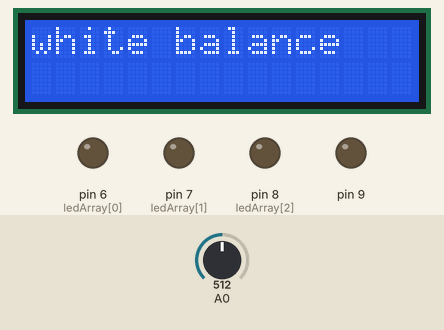
The sketch below on a simulated Arduino Uno, built with avr-gcc and run on an emulated ATmega328P. Parts: 16×2 character LCD, output pins drawn as LEDs (lit = HIGH). Inputs (shaded band) come from the test bench; at power-on: A0 = 512. What the sketch prints to the serial monitor is not drawn.

Above: at 0.5 s.
At 5.9 s:
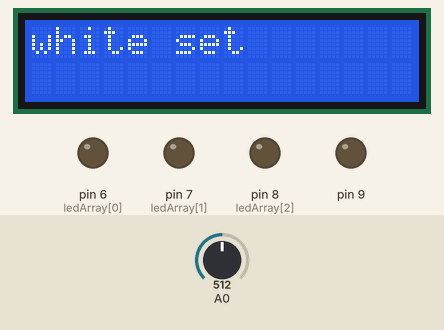
At 10.4 s:
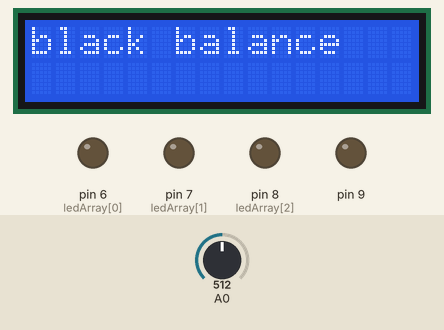
At 16.2 s:
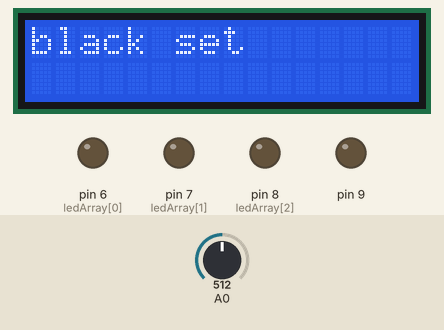
At 18.1 s:
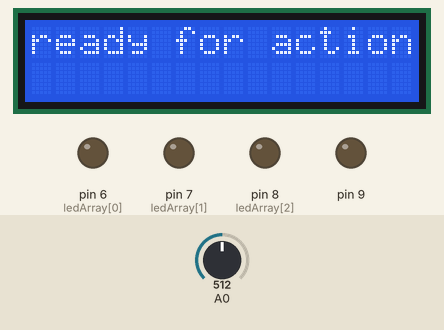
At 39.84 s:
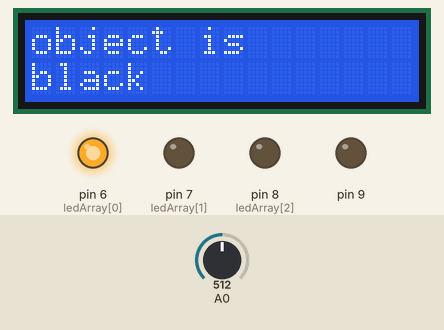
Timing chart, 0 to 40.0 s (numbered marks = the images above):
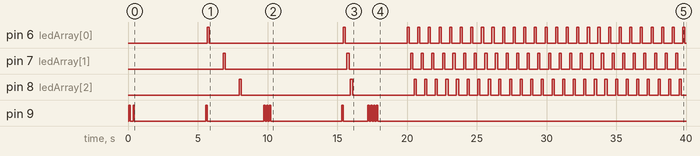

The sketch:

theWholeShebang.ino
```cpp
 //libraries
#include <LiquidCrystal.h>
#include "Timer.h"

Timer t;

// Define colour sensor LED pins
int ledArray[] = {
  6,7,8};
LiquidCrystal lcd(12,11,5,4,3,2);

// boolean to know if the balance has been set
boolean balanceSet = false;

//place holders for colour detected
int red = 0;
int green = 0;
int blue = 0;

//floats to hold colour arrays
float colourArray[] = {
  0,0,0};
float whiteArray[] = {
  0,0,0};
float blackArray[] = {
  0,0,0};


//place holder for average
int avgRead;

void setup(){

  t.every(1000, takeReading);

  //setup the outputs for the colour sensor
  pinMode(6,OUTPUT);//red
  pinMode(7,OUTPUT);//green
  pinMode(8,OUTPUT);//blue
  //pin 9 goes to the buzzer
  pinMode(9, OUTPUT);
  //begin serial communication
  Serial.begin(9600);
  //initialize LCD
  lcd.begin(16, 2);
  lcd.clear();
}

void loop(){

  checkBalance();
  checkColour();
  printColour();
  t.update();
}

void checkBalance(){
  //check if the balance has been set, if not, set it
  if(balanceSet == false){
    setBalance();
  }
}

void setBalance(){
  //set white balance
  //clicking
  digitalWrite(9,HIGH);
  delay (100);
  digitalWrite(9,LOW);
  delay (200);
  digitalWrite(9,HIGH);
  delay (100);
  digitalWrite(9,LOW);

  lcd.clear();
  lcd.print("white balance");

  delay (100);
  delay(5000);//delay for five seconds, this gives us time to get a white sample in front of our sensor
  //scan the white sample.
  digitalWrite(9,HIGH);
  delay (100);
  digitalWrite(9,LOW);
  //go through each light, get a reading, set the base reading for each colour red, green, and blue to the white array
  for(int i = 0;i<=2;i++){
    digitalWrite(ledArray[i],HIGH);
    delay(100);
    getReading(5); //number is the number of scans to take for average, this whole function is redundant, one reading works just as well.
    whiteArray[i] = avgRead;
    digitalWrite(ledArray[i],LOW);
    lcd.clear();
    lcd.print("white set");
    delay(1000);
  }
  //done scanning white, now it will pulse blue to tell you that it is time for the black (or grey) sample.
  //set black balance

  lcd.clear();
  lcd.print("switch");
  delay (600);
  digitalWrite(9,HIGH);
  delay (100);
  digitalWrite(9,LOW);
  delay (100);
  digitalWrite(9,HIGH);
  delay (100);
  digitalWrite(9,LOW);
  delay (100);
  digitalWrite(9,HIGH);
  delay (100);
  digitalWrite(9,LOW);
  delay (100);

  lcd.clear();
  lcd.print("black balance");
  delay(5000);//wait for five seconds so we can position our black sample
  digitalWrite(9,HIGH);
  delay (100);
  digitalWrite(9,LOW);
  //go ahead and scan, sets the colour values for red, green, and blue when exposed to black
  for(int i = 0;i<=2;i++){
    digitalWrite(ledArray[i],HIGH);
    delay(100);
    getReading(5);
    blackArray[i] = avgRead;
    //blackArray[i] = analogRead(2);
    digitalWrite(ledArray[i],LOW);
    lcd.clear();
    lcd.print("black set");
    delay(100);
  }
  //set boolean value so we know that balance is set
  balanceSet = true;
  //delay another 5 seconds to allow the human to catch up to what is going on

  delay(1000);
  digitalWrite(9,HIGH);
  delay (100);
  digitalWrite(9,LOW);
  delay (100);
  digitalWrite(9,HIGH);
  delay (100);
  digitalWrite(9,LOW);
  delay (100);
  digitalWrite(9,HIGH);
  delay (100);
  digitalWrite(9,LOW);
  delay (100);
  digitalWrite(9,HIGH);
  delay (100);
  digitalWrite(9,LOW);
  delay (100);
  lcd.clear();
  lcd.print("ready for action!");
  delay (2000);
  lcd.clear();
}

void checkColour(){
  for(int i = 0;i<=2;i++){
    digitalWrite(ledArray[i],HIGH);  //turn or the LED, red, green or blue depending which iteration
    delay(100);                      //delay to allow CdS to stabalize, they are slow
    getReading(5);                  //take a reading however many times
    colourArray[i] = avgRead;        //set the current colour in the array to the average reading
    float greyDiff = whiteArray[i] - blackArray[i];    //the highest possible return minus the lowest returns the area for values in between
    colourArray[i] = (colourArray[i] - blackArray[i])/(greyDiff)*255; //the reading returned minus the lowest value divided by the possible range multiplied by 255 will give us a value roughly between 0-255 representing the value for the current reflectivity(for the colour it is exposed to) of what is being scanned
    digitalWrite(ledArray[i],LOW);   //turn off the current LED
    delay(100);
  }
}
void getReading(int times){
  int reading;
  int tally=0;
  //take the reading however many times was requested and add them up
  for(int i = 0;i < times;i++){
    reading = analogRead(0);
    tally = reading + tally;
    delay(10);
  }
  //calculate the average and set it
  avgRead = (tally)/times;
}

//prints the colour in the colour array, in the next step, we will send this to processing to see how good the sensor works.
void printColour(){
  Serial.print("R = ");
  Serial.println(int(colourArray[0]));
  Serial.print("G = ");
  Serial.println(int(colourArray[1]));
  Serial.print("B = ");
  Serial.println(int(colourArray[2]));
  Serial.println(" ");
  //delay(2000);
}

void takeReading()
{
  int redVal = (colourArray[0]);
  int greenVal = (colourArray[1]);
  int blueVal = (colourArray[2]);


  int redRange = map(redVal,10, 272, 0, 100);
  int greenRange = map(greenVal,0, 312, 0, 100);
  int blueRange = map(blueVal,0, 270, 0, 100);

  lcd.clear();
  Serial.print("red range = ");
  Serial.println(redRange);
  Serial.print("green range = ");
  Serial.println(greenRange);
  Serial.print("blue range = ");
  Serial.println(blueRange);
  Serial.println(" ");

  //open
  if(redRange > 140 && greenRange > 140 && greenRange >140){
    Serial.println ("nothing");
    lcd.clear();
    lcd.print("no object");
    lcd.setCursor(0,1);
    lcd.print("detected");
  }
  //white
  if(redRange < 140 && greenRange < 140 && greenRange < 140
    &&redRange >= 75 && greenRange >= 75 && blueRange >= 75){
    lcd.clear();
    lcd.print("object is");
    lcd.setCursor(0,1);
    lcd.print("white");
  }
  //black
  if(redRange < 20 && greenRange < 20 && blueRange <20){
    lcd.clear();
    lcd.print("object is");
    lcd.setCursor(0,1);
    lcd.print("black");
  }

  //red
  if(redRange < 140 && greenRange < 140 && greenRange < 140
    &&redRange >= 50
    && greenRange < 50
    && blueRange < 50){
    lcd.clear();
    lcd.print("object is");
    lcd.setCursor(0,1);
    lcd.print("red");
  }
  //orange
  if(redRange < 140 && greenRange < 140 && greenRange < 140
    &&redRange >= 50
    && greenRange >= 50 && greenRange < 100
    && blueRange < 50){
    lcd.clear();
    lcd.print("object is");
    lcd.setCursor(0,1);
    lcd.print("orange");
  }
  //yellow
  if(redRange < 140 && greenRange < 140 && greenRange < 140
    &&redRange >= 75
    && greenRange >= 75
    && blueRange <50){
    lcd.clear();
    lcd.print("object is");
    lcd.setCursor(0,1);
    lcd.print("yellow");
  }
  //chartreuse
  if(redRange < 140 && greenRange < 140 && greenRange < 140
    &&redRange >= 75 && redRange <100
    && greenRange >= 75
    && blueRange <50){
    lcd.clear();
    lcd.print("object is");
    lcd.setCursor(0,1);
    lcd.print("chartreuse");
  }
  //green
  if(redRange < 140 && greenRange < 140 && greenRange < 140
    &&redRange < 50
    && greenRange >= 50
    && blueRange < 50){
    lcd.clear();
    lcd.print("object is");
    lcd.setCursor(0,1);
    lcd.print("green");
  }
  //aquamarine
  if(redRange < 140 && greenRange < 140 && greenRange < 140
    &&redRange < 50
    && greenRange >=50
    && blueRange >=50 && blueRange <100){
    lcd.clear();
    lcd.print("object is");
    lcd.setCursor(0,1);
    lcd.print("aquamarine");
  }
  //cyan
  if(redRange < 140 && greenRange < 140 && greenRange < 140
    &&redRange < 50
    && greenRange >= 50
    && blueRange >=50 ){
    lcd.clear();
    lcd.print("object is");
    lcd.setCursor(0,1);
    lcd.print("cyan");
  }
  //azure
  if(redRange < 140 && greenRange < 140 && greenRange < 140
    &&redRange < 50
    && greenRange >= 50 && greenRange < 100
    && blueRange >= 50){
    lcd.clear();
    lcd.print("object is");
    lcd.setCursor(0,1);
    lcd.print("azure");
  }
  //blue
  if(redRange < 140 && greenRange < 140 && greenRange < 140
    &&redRange < 50
    && greenRange < 50
    && blueRange >= 50){
    lcd.clear();
    lcd.print("object is");
    lcd.setCursor(0,1);
    lcd.print("blue");
  }
  //violet
  if(redRange < 140 && greenRange < 140 && greenRange < 140
    &&redRange >= 50 && redRange < 100
    && greenRange < 50
    && blueRange >= 50){
    lcd.clear();
    lcd.print("object is");
    lcd.setCursor(0,1);
    lcd.print("violet");
  }
  //magenta
  if(redRange < 140 && greenRange < 140 && greenRange < 140
    &&redRange >= 50
    && greenRange < 50
    && blueRange >= 50){
    lcd.clear();
    lcd.print("object is");
    lcd.setCursor(0,1);
    lcd.print("magenta");
  }
  //rose
  if(redRange < 140 && greenRange < 140 && greenRange < 140
    &&redRange >= 50
    && greenRange < 50
    && blueRange >=50 && blueRange >100){
    lcd.clear();
    lcd.print("object is");
    lcd.setCursor(0,1);
    lcd.print("rose");
  }

}
```

Measured:
- by itself, pin 6 (ledArray[0]): goes HIGH 0.15 s, LOW 9.6 s, HIGH 0.15 s, LOW 4.4 s, 26 × (HIGH 0.15 s, LOW 0.62 s), HIGH 0.15 s, then LOW
- by itself, pin 7 (ledArray[1]): goes HIGH 0.15 s, LOW 8.7 s, HIGH 0.15 s, LOW 4.4 s, 25 × (HIGH 0.15 s, LOW 0.62 s), HIGH 0.15 s, then LOW
- by itself, pin 8 (ledArray[2]): goes HIGH 0.15 s, LOW 7.8 s, HIGH 0.15 s, LOW 4.4 s, 25 × (HIGH 0.15 s, LOW 0.62 s), HIGH 0.15 s, then LOW
- by itself, pin 9: LOW → HIGH at 0.07 s, → LOW 0.10 s later, → HIGH 0.20 s later, → LOW 0.10 s later, … (22 changes in this stretch)
- what the display in image 0 shows lasts 5.3 s, from 0.5 s to 5.8 s
- what the display in image 1 shows lasts 3.3 s, from 5.8 s to 9.1 s
- what the display in image 2 shows lasts 5.3 s, from 10.3 s to 15.6 s
